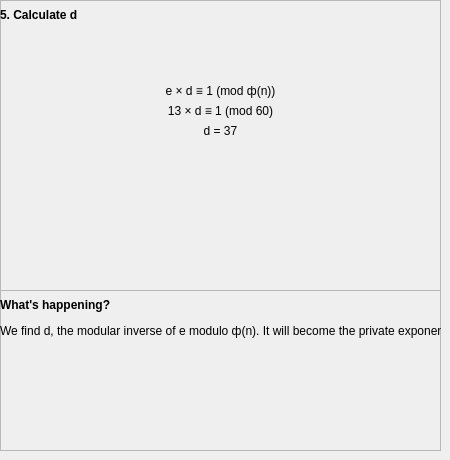
        <widget class="QWidget" name="pg_ersapg5">
         <widget class="QFrame" name="fr_ersawh5">
          <property name="geometry">
           <rect>
            <x>0</x>
            <y>290</y>
            <width>441</width>
            <height>161</height>
           </rect>
          </property>
          <property name="frameShape">
           <enum>QFrame::StyledPanel</enum>
          </property>
          <property name="frameShadow">
           <enum>QFrame::Raised</enum>
          </property>
          <widget class="QLabel" name="lbl_ersawh5_ex">
           <property name="geometry">
            <rect>
             <x>0</x>
             <y>30</y>
             <width>441</width>
             <height>21</height>
            </rect>
           </property>
           <property name="text">
            <string>We find d, the modular inverse of e modulo ф(n). It will become the private exponent.</string>
           </property>
          </widget>
          <widget class="QLabel" name="lbl_ersawh5_wh">
           <property name="geometry">
            <rect>
             <x>0</x>
             <y>0</y>
             <width>211</width>
             <height>31</height>
            </rect>
           </property>
           <property name="text">
            <string>&lt;html&gt;&lt;head/&gt;&lt;body&gt;&lt;p&gt;&lt;span style=&quot; font-size:9pt; font-weight:600;&quot;&gt;What's happening?&lt;/span&gt;&lt;/p&gt;&lt;/body&gt;&lt;/html&gt;</string>
           </property>
           <property name="alignment">
            <set>Qt::AlignLeading|Qt::AlignLeft|Qt::AlignVCenter</set>
           </property>
          </widget>
         </widget>
         <widget class="QFrame" name="fr_ersamn5">
          <property name="geometry">
           <rect>
            <x>0</x>
            <y>0</y>
            <width>441</width>
            <height>291</height>
           </rect>
          </property>
          <property name="frameShape">
           <enum>QFrame::StyledPanel</enum>
          </property>
          <property name="frameShadow">
           <enum>QFrame::Raised</enum>
          </property>
          <widget class="QLabel" name="lbl_ersamn5_let">
           <property name="geometry">
            <rect>
             <x>0</x>
             <y>80</y>
             <width>441</width>
             <height>21</height>
            </rect>
           </property>
           <property name="text">
            <string>e × d ≡ 1 (mod ф(n))</string>
           </property>
           <property name="alignment">
            <set>Qt::AlignCenter</set>
           </property>
          </widget>
          <widget class="QLabel" name="lbl_ersamn5_cd">
           <property name="geometry">
            <rect>
             <x>0</x>
             <y>0</y>
             <width>221</width>
             <height>31</height>
            </rect>
           </property>
           <property name="text">
            <string>&lt;html&gt;&lt;head/&gt;&lt;body&gt;&lt;p&gt;&lt;span style=&quot; font-size:9pt; font-weight:600;&quot;&gt;5. Calculate d&lt;/span&gt;&lt;/p&gt;&lt;/body&gt;&lt;/html&gt;</string>
           </property>
           <property name="alignment">
            <set>Qt::AlignLeading|Qt::AlignLeft|Qt::AlignVCenter</set>
           </property>
          </widget>
          <widget class="QLabel" name="lbl_ersamn5_num">
           <property name="geometry">
            <rect>
             <x>0</x>
             <y>120</y>
             <width>441</width>
             <height>21</height>
            </rect>
           </property>
           <property name="text">
            <string>d = 37</string>
           </property>
           <property name="alignment">
            <set>Qt::AlignCenter</set>
           </property>
          </widget>
          <widget class="QLabel" name="lbl_ersamn5_val">
           <property name="geometry">
            <rect>
             <x>0</x>
             <y>100</y>
             <width>441</width>
             <height>21</height>
            </rect>
           </property>
           <property name="text">
            <string>13 × d ≡ 1 (mod 60)</string>
           </property>
           <property name="alignment">
            <set>Qt::AlignCenter</set>
           </property>
          </widget>
         </widget>
        </widget>
